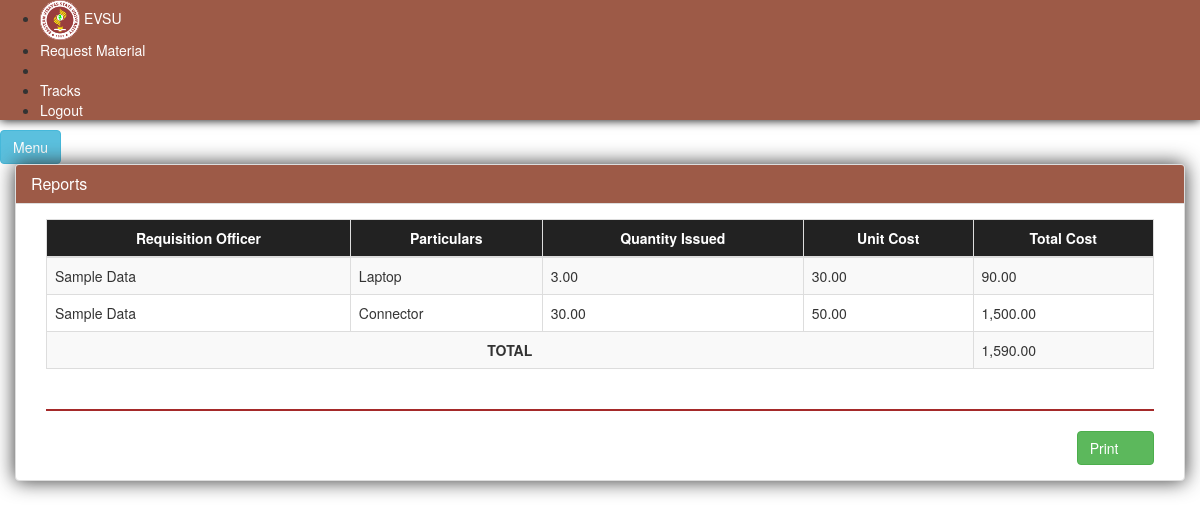
The page /index.php/iar/reports_supply on the database its author committed.
### tables this page shows
CREATE TABLE IF NOT EXISTS `tbl_po_prices` (
`id` int(11) NOT NULL,
  `mid` int(11) NOT NULL,
  `poid` int(11) NOT NULL,
  `matlistid` int(11) NOT NULL,
  `unitprice` decimal(11,2) NOT NULL
);

CREATE TABLE IF NOT EXISTS `tbl_material_list` (
`id` int(11) NOT NULL,
  `description` varchar(50) NOT NULL,
  `unit` varchar(50) NOT NULL,
  `quantity` decimal(11,2) NOT NULL,
  `unitcost` decimal(11,2) NOT NULL,
  `mid` int(11) NOT NULL,
  `status` int(11) NOT NULL,
  `mat_type` int(11) NOT NULL
);

CREATE TABLE IF NOT EXISTS `material_type` (
`id` int(11) NOT NULL,
  `description` varchar(50) NOT NULL
);

### application/controllers/Iar.php (called while the page is built, shortened)
<?php
	Class Iar extends CI_Controller
	{
        public function reports_supply(){
            $this->load->model('iar_model');
            $this->load->view('report/reports_supply', '');
            $this->load->view('include/footer');
        }
	}
?>

### index.php (called while the page is built, shortened)
<?php
require_once BASEPATH.'core/CodeIgniter.php';

### application/models/Iar_model.php (called while the page is built, shortened)
<?php
	class Iar_model extends CI_Model
	{
        public function getSupplyReports(){
            $val = $this->db->query("SELECT (c.unitprice * b.quantity) total, c.unitprice, d.description mat_type, b.description, b.quantity, CONCAT(f.firstname, ' ', f.lastname) req FROM `tbl_mat_desc` a, tbl_material_list b, tbl_po_prices c, material_type d, material_type e, tbl_party f where a.id = b.mid AND b.mat_type = e.id AND b.id = c.matlistid AND b.mat_type = d.id AND a.pid = f.id")->result_array();
            return $val;
        }
	}
?>

### application/views/report/reports_supply.php (the view)
<div id="page-content-wrapper">
    <a href="#menu-toggle" id="menu-toggle" class="btn btn-info">Menu</a>
    <div class="container-fluid padding_zero">
        <div class="row padding_zero">
            <div class="col-lg-12">
                <div class="panel panel-default" style="box-shadow: 0px 0px 20px rgb(49, 49, 49)">
                    <div class="panel-heading" style="background: rgb(157, 90, 71)" >
                        <h1 class="panel-title" style="color:white">Reports</h1>
                    </div>
                    <div class="panel-body">
                        <div class="col-md-12">
                            <div class="tabe table-responsive">
                                <table class="table table-bordered table-hover table-striped" id="tbl_materials">
                                    <thead>
                                    <tr class="navbar-inverse">
                                        <th style="color:white;text-align:center" >Requisition Officer</th>
                                        <th style="color:white;text-align:center" >Particulars</th>
                                        <th style="color:white;text-align:center" >Quantity Issued</th>
                                        <th style="color:white;text-align:center" >Unit Cost</th>
                                        <th style="color:white;text-align:center" >Total Cost</th>
                                    </tr>
                                    </thead>
                                    <tbody>
                                    <?php
                                    $total = 0;
                                    foreach($this->iar_model->getSupplyReports() as $key => $value) {
                                        $total += $value['total'];
                                        ?>
                                        <tr>
                                            <td><?php echo $value['req'] ?></td>
                                            <td><?php echo $value['description'] ?></td>
                                            <td><?php echo $value['quantity'] ?></td>
                                            <td><?php echo $value['unitprice'] ?></td>
                                            <td><?php echo number_format($value['total'], 2, '.', ',') ?></td>
                                        </tr>
                                    <?php } ?>
                                    <tr>
                                        <td colspan="4" style="text-align: center"><b>TOTAL</b></td>
                                        <td><?php echo number_format($total, 2, '.', ',') ?></td>
                                    </tr>
                                    </tbody>
                                </table>
                            </div>
                            <hr style="border: 1px solid brown;" />
                            <div class="pull-right">
                                <a href="/print_supply" class="btn btn-success addmaterial" target="_blank" data-toggle="modal">Print&nbsp;&nbsp;&nbsp;<span class="glyphicon glyphicon-print"></span></a>
                            </div>
                        </div>
                    </div>
                </div>
            </div>
        </div>
    </div>
</div>

### rows shown on the page
tbl_po_prices: req "Sample Data", tbl_material_list.description "Laptop", tbl_material_list.quantity "3.00", unitprice "30.00", total "90.00"
material_type: req "Sample Data", tbl_material_list.description "Connector", tbl_material_list.quantity "30.00", tbl_po_prices.unitprice "50.00", total "1,500.00"

### other values the page prints
$total "1,590.00"
